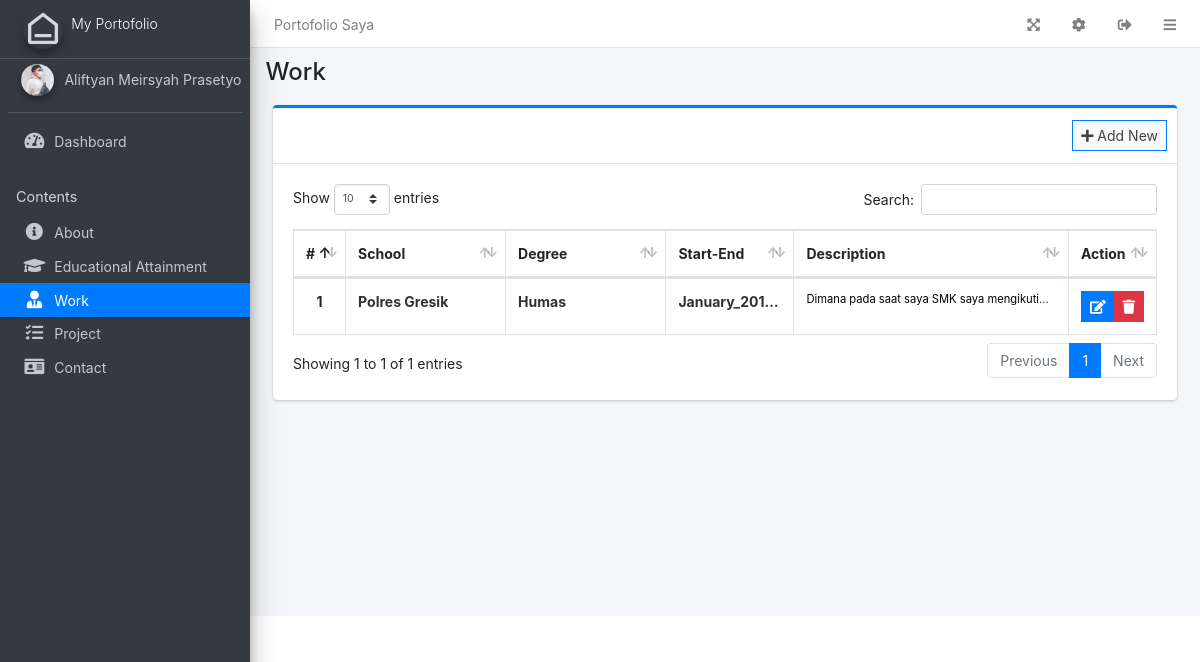
Page /admin/?page=work (signed in) on the committed database.
### tables this page shows
CREATE TABLE `work` (
  `id` int(30) NOT NULL,
  `company` text DEFAULT NULL,
  `position` text DEFAULT NULL,
  `started` varchar(250) NOT NULL,
  `ended` varchar(250) NOT NULL,
  `description` text DEFAULT NULL,
  `order_by` int(30) NOT NULL
);

### admin/work/index.php (the view, shortened to what this page needs)
<div class="col-lg-12">
	<div class="card card-outline card-primary">
		<div class="card-header">
			<div class="card-tools">
				<a class="btn btn-block btn-sm btn-default btn-flat border-primary new_work" href="javascript:void(0)"><i class="fa fa-plus"></i> Add New</a>
			</div>
		</div>
		<div class="card-body">
			<table class="table tabe-hover table-bordered table-compact" id="list">
				<colgroup>
					<col width="5%">
					<col width="20%">
					<col width="20%">
					<col width="15%">
					<col width="35%">
					<col width="15%">
				</colgroup>
				<thead>
					<tr>
						<th class="text-center">#</th>
						<th>School</th>
						<th>Degree</th>
						<th>Start-End</th>
						<th>Description</th>
						<th>Action</th>
					</tr>
				</thead>
				<tbody>
					<?php
					$i = 1;
					$qry = $conn->query("SELECT * FROM `work` order by `ended` desc");
					while($row= $qry->fetch_assoc()):
						$desc = html_entity_decode($row['description']);
					?>
					<tr>
						<th class="text-center"><?php echo $i++ ?></th>
						<td><b class="truncate-1"><?php echo ucwords($row['company']) ?></b></td>
						<td><b class="truncate-1"><?php echo ucwords($row['position']) ?></b></td>
						<td><b class="truncate-1"><?php echo $row['started'] . ' - ' .$row['ended'] ?></b></td>
						<td><small class="truncate-1"><?php echo $desc ?></small></td>
						<td class="text-center">
		                    <div class="btn-group">
		                        <a href="javascript:void(0)" data-id='<?php echo $row['id'] ?>' class="btn btn-primary btn-flat btn-sm manage_work">
		                          <i class="fas fa-edit"></i>
		                        </a>
		                        <button type="button" class="btn btn-danger btn-sm btn-flat delete_work" data-id="<?php echo $row['id'] ?>">
		                          <i class="fas fa-trash"></i>
		                        </button>
	                      </div>
						</td>
					</tr>
				<?php endwhile; ?>
				</tbody>
			</table>
		</div>
	</div>
</div>

### rows in the picture
work: company "Polres Gresik", position "Humas", started "January_2019", description "Dimana pada saat saya SMK saya…"

### other values in the picture
$_settings->info('name') "Portofolio Saya"
$_settings->userdata('firstname').' '.$_settings->userdata('lastname') "Aliftyan Meirsyah Prasetyo"
str_replace("_", " ",$page) "Work"
